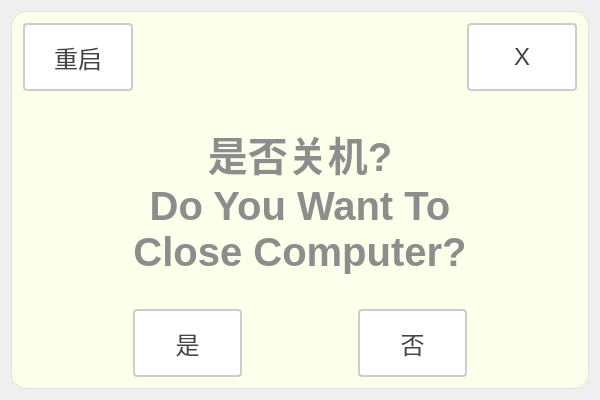
<?xml version="1.0" encoding="UTF-8"?>
<ui version="4.0">
 <class>DlgCloseFormClass</class>
 <widget class="QDialog" name="DlgCloseFormClass">
  <property name="geometry">
   <rect>
    <x>0</x>
    <y>0</y>
    <width>600</width>
    <height>400</height>
   </rect>
  </property>
  <property name="windowTitle">
   <string>DlgCloseForm</string>
  </property>
  <layout class="QGridLayout" name="gridLayout_2">
   <item row="0" column="0">
    <widget class="QGroupBox" name="groupBox">
     <property name="styleSheet">
      <string notr="true">QGroupBox {
    font-size: 20px;
    font-weight: bold;
    background-color: rgb(252, 255, 233);
    border: 1px solid #e0e0e0;
    border-radius: 2px;
	border-radius: 15px
}

QGroupBox::title {
    subcontrol-origin: margin;
    left: 10px;
    padding: 0 5px;
    color: #2c3e50;
}</string>
     </property>
     <property name="title">
      <string/>
     </property>
     <layout class="QGridLayout" name="gridLayout">
      <item row="0" column="0">
       <layout class="QVBoxLayout" name="verticalLayout" stretch="1,3,1">
        <item>
         <layout class="QHBoxLayout" name="horizontalLayout" stretch="1,3,1">
          <item>
           <widget class="QPushButton" name="btn_restart">
            <property name="sizePolicy">
             <sizepolicy hsizetype="Minimum" vsizetype="Minimum">
              <horstretch>0</horstretch>
              <verstretch>0</verstretch>
             </sizepolicy>
            </property>
            <property name="styleSheet">
             <string notr="true">QPushButton {
    padding: 6px 14px;
    border: 2px solid #CCC;
    border-radius: 4px;
    background-color: white;
    color: #444;
    font-size: 24px; 
}

QPushButton:hover {
    border-color: #999;
    background-color: #F5F5F5;
}

QPushButton:pressed {
    border-color: #777;
    background-color: #EEE;
}</string>
            </property>
            <property name="text">
             <string>重启</string>
            </property>
           </widget>
          </item>
          <item>
           <spacer name="horizontalSpacer">
            <property name="orientation">
             <enum>Qt::Orientation::Horizontal</enum>
            </property>
            <property name="sizeHint" stdset="0">
             <size>
              <width>40</width>
              <height>20</height>
             </size>
            </property>
           </spacer>
          </item>
          <item>
           <widget class="QPushButton" name="btn_close">
            <property name="sizePolicy">
             <sizepolicy hsizetype="Minimum" vsizetype="Minimum">
              <horstretch>0</horstretch>
              <verstretch>0</verstretch>
             </sizepolicy>
            </property>
            <property name="styleSheet">
             <string notr="true">QPushButton {
    padding: 6px 14px;
    border: 2px solid #CCC;
    border-radius: 4px;
    background-color: white;
    color: #444;
    font-size: 24px; 
}

QPushButton:hover {
    border-color: #999;
    background-color: #F5F5F5;
}

QPushButton:pressed {
    border-color: #777;
    background-color: #EEE;
}</string>
            </property>
            <property name="text">
             <string>X</string>
            </property>
           </widget>
          </item>
         </layout>
        </item>
        <item>
         <layout class="QHBoxLayout" name="horizontalLayout_2" stretch="1,5,1">
          <item>
           <spacer name="horizontalSpacer_2">
            <property name="orientation">
             <enum>Qt::Orientation::Horizontal</enum>
            </property>
            <property name="sizeHint" stdset="0">
             <size>
              <width>40</width>
              <height>20</height>
             </size>
            </property>
           </spacer>
          </item>
          <item>
           <widget class="QLabel" name="label">
            <property name="styleSheet">
             <string notr="true">QLabel {
       font-size: 40px;        
       font-weight: bold;        
       color:  rgb(141, 141, 141);       
       padding: 5px 5px;     
       border-bottom: 2px solid #cccccc; 
    }</string>
            </property>
            <property name="text">
             <string>是否关机?
Do You Want To
Close Computer?</string>
            </property>
            <property name="alignment">
             <set>Qt::AlignmentFlag::AlignCenter</set>
            </property>
           </widget>
          </item>
          <item>
           <spacer name="horizontalSpacer_3">
            <property name="orientation">
             <enum>Qt::Orientation::Horizontal</enum>
            </property>
            <property name="sizeHint" stdset="0">
             <size>
              <width>40</width>
              <height>20</height>
             </size>
            </property>
           </spacer>
          </item>
         </layout>
        </item>
        <item>
         <layout class="QHBoxLayout" name="horizontalLayout_3" stretch="1,1,1,1,1">
          <item>
           <spacer name="horizontalSpacer_4">
            <property name="orientation">
             <enum>Qt::Orientation::Horizontal</enum>
            </property>
            <property name="sizeHint" stdset="0">
             <size>
              <width>40</width>
              <height>20</height>
             </size>
            </property>
           </spacer>
          </item>
          <item>
           <widget class="QPushButton" name="btn_yes">
            <property name="sizePolicy">
             <sizepolicy hsizetype="Minimum" vsizetype="Minimum">
              <horstretch>0</horstretch>
              <verstretch>0</verstretch>
             </sizepolicy>
            </property>
            <property name="styleSheet">
             <string notr="true">QPushButton {
    padding: 6px 14px;
    border: 2px solid #CCC;
    border-radius: 4px;
    background-color: white;
    color: #444;
    font-size: 24px; 
}

QPushButton:hover {
    border-color: #999;
    background-color: #F5F5F5;
}

QPushButton:pressed {
    border-color: #777;
    background-color: #EEE;
}</string>
            </property>
            <property name="text">
             <string>是</string>
            </property>
           </widget>
          </item>
          <item>
           <spacer name="horizontalSpacer_5">
            <property name="orientation">
             <enum>Qt::Orientation::Horizontal</enum>
            </property>
            <property name="sizeHint" stdset="0">
             <size>
              <width>40</width>
              <height>20</height>
             </size>
            </property>
           </spacer>
          </item>
          <item>
           <widget class="QPushButton" name="btn_no">
            <property name="sizePolicy">
             <sizepolicy hsizetype="Minimum" vsizetype="Minimum">
              <horstretch>0</horstretch>
              <verstretch>0</verstretch>
             </sizepolicy>
            </property>
            <property name="styleSheet">
             <string notr="true">QPushButton {
    padding: 6px 14px;
    border: 2px solid #CCC;
    border-radius: 4px;
    background-color: white;
    color: #444;
    font-size: 24px; 
}

QPushButton:hover {
    border-color: #999;
    background-color: #F5F5F5;
}

QPushButton:pressed {
    border-color: #777;
    background-color: #EEE;
}</string>
            </property>
            <property name="text">
             <string>否</string>
            </property>
           </widget>
          </item>
          <item>
           <spacer name="horizontalSpacer_6">
            <property name="orientation">
             <enum>Qt::Orientation::Horizontal</enum>
            </property>
            <property name="sizeHint" stdset="0">
             <size>
              <width>40</width>
              <height>20</height>
             </size>
            </property>
           </spacer>
          </item>
         </layout>
        </item>
       </layout>
      </item>
     </layout>
    </widget>
   </item>
  </layout>
 </widget>
 <layoutdefault spacing="6" margin="11"/>
 <resources/>
 <connections/>
</ui>
